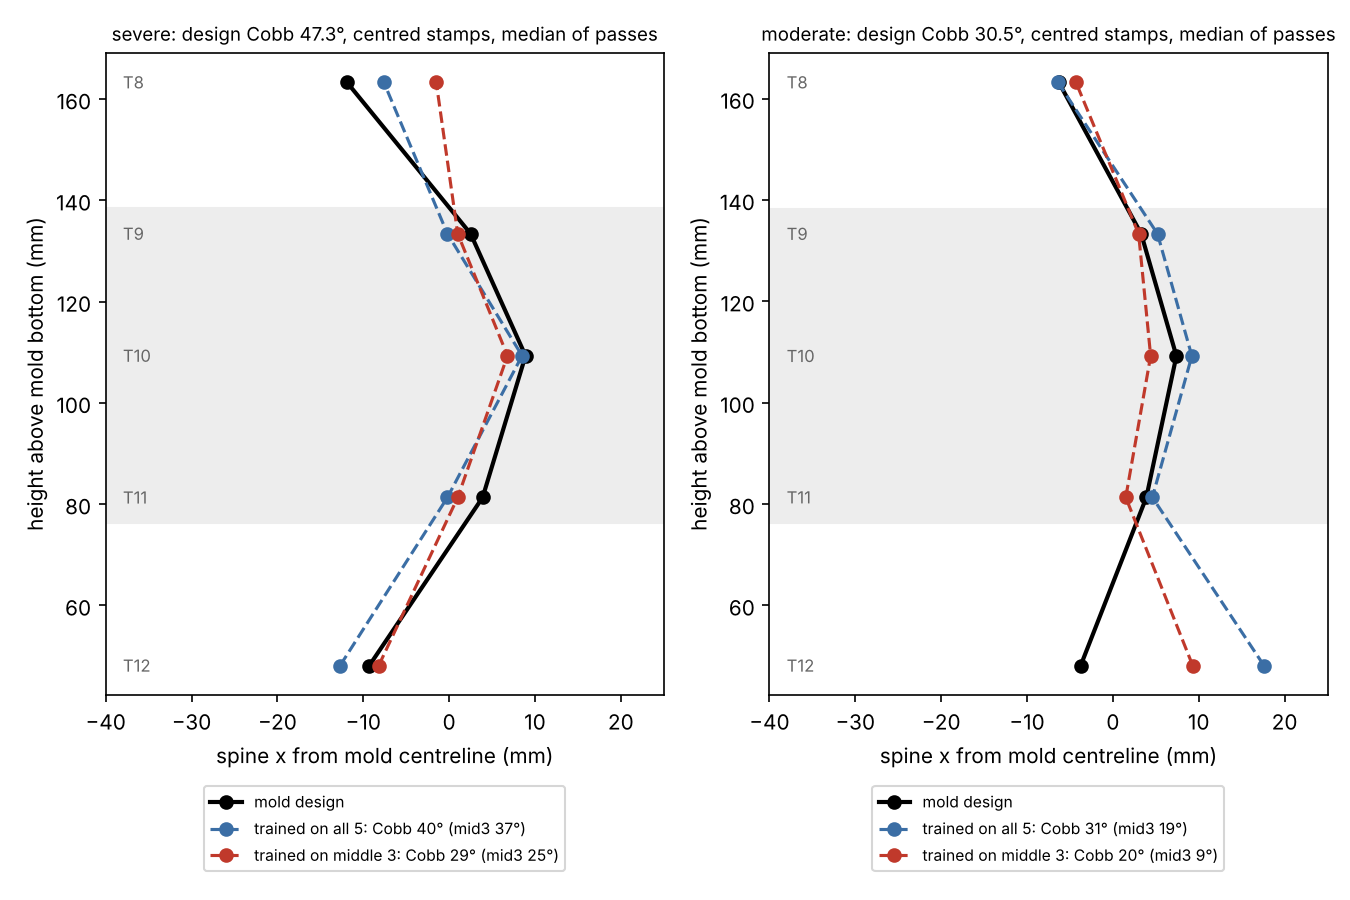

This figure's Python source:
"""Train on all 5 vertebrae vs only the middle three (T11, T10, T9), and compare on the severe mold
(each pass held out in turn) and the moderate mold (blind, centred stamps).
Phase between recorded ul and dr only (the only two discs healthy on 11-22, 11-23 and 11-25).
Run from pc/ with final_data present: python ../analysis/severe_2026-11-23/middle_three.py"""
import sys
from pathlib import Path

import numpy as np
import pandas as pd

sys.path.insert(0, ".")
from piezo import locate  # noqa: E402
from locator import stamps, levels  # noqa: E402
from cobb import fit_segments  # noqa: E402

OUT = Path("../analysis/severe_2026-11-23")
MID = ["T11", "T10", "T9"]
LV = ["T12", "T11", "T10", "T9", "T8"]

tr, fe = locate.load("final_data", "cw90", ["dl", "ur"])
h = stamps(tr, ["healthy_vertebra"])
s = stamps(tr, ["severe_scoliosis"]); s = s[s.session == "2026-11-23"].reset_index(drop=True)
mo = stamps(tr, ["mod_scoliosis"]).reset_index(drop=True)
for d in (h, s, mo):
    d["level"] = levels(d)[0]

Xh, _, ch, fr = locate.relphase_matrix(fe, h.trial_id)
F = lambda d: locate.relphase_matrix(fe, d.trial_id, ch, fr)[0]  # noqa: E731
Xs, Xm = F(s), F(mo)
sx, sy = locate.mold("severe")
S = dict(zip(locate.LEVELS, sx))
h["label"] = h.x_mm.astype(float)                       # aligned spine ~ centreline
s["label"] = s.x_mm - s.level.map(S)                    # head relative to that vertebra
s["spine_true"] = s.level.map(S)
mx, my = locate.mold("moderate"); M = dict(zip(locate.LEVELS, mx)); MY = dict(zip(locate.LEVELS, my))
SY = dict(zip(locate.LEVELS, sy))


def fit(hm, sm):
    """Ridge on the healthy rows hm and severe rows sm, with shrinkage calibration from grouped CV."""
    X = np.vstack([Xh[hm], Xs[sm]]); y = np.r_[h.label[hm], s.label[sm]]
    g = np.r_[[f"h{v:g}" for v in h.y_mm[hm]], [f"s{v:g}" for v in s.y_mm[sm]]]
    raw = locate.grouped_cv(X, y, g); sl, ic = np.polyfit(y, raw, 1)
    m = locate.ridge_fit(X, y, locate.pick_alpha(X, y, g))
    return lambda Z: (locate.ridge_predict(m, Z) - ic) / sl, float(np.mean(np.abs((raw - ic) / sl - y)))


def cobb(levels_, x, ymap, use):
    k = [LV.index(l) for l in use]
    yy = np.array([ymap[LV[i]] for i in k]); return fit_segments(yy, np.asarray(x)[k])[0]


rows = []
for train_name, keep in [("all 5", LV), ("middle 3", MID)]:
    hm = h.level.isin(keep).to_numpy()
    # severe: hold out each pass (repeat) in turn
    sev = []
    for r in sorted(s.repeat.unique()):
        sm = (s.level.isin(keep) & (s.repeat != r)).to_numpy()
        pred, _ = fit(hm, sm)
        te = (s.repeat == r).to_numpy()
        sev.append(s[te].assign(pred=pred(Xs[te])))
    sev = pd.concat(sev); sev["spine"] = sev.x_mm - sev.pred; sev["err"] = sev.pred - sev.label
    pred, cv = fit(hm, s.level.isin(keep).to_numpy())
    mod = mo.assign(spine=mo.x_mm - pred(Xm))
    mod["err"] = mod.spine - mod.level.map(M)
    for case, d, ymap, design in [("severe", sev, SY, S), ("moderate", mod, MY, M)]:
        cen = d[d.x_mm == 0]
        tab = cen.pivot_table(index="level", columns="repeat", values="spine").reindex(LV)
        for p in list(tab.columns) + ["median"]:
            v = tab.median(axis=1) if p == "median" else tab[p]
            rows.append({"trained on": train_name, "case": case, "pass": p,
                         **{l: round(float(v[l]), 1) for l in LV},
                         "Cobb 5": round(cobb(LV, v, ymap, LV), 1), "Cobb mid3": round(cobb(LV, v, ymap, MID), 1)})
        for scope, sel in [("all 5", LV), ("middle 3", MID)]:
            dd = d[d.level.isin(sel)]
            rows.append({"trained on": train_name, "case": case, "pass": f"MAE {scope}",
                         "Cobb 5": round(float(dd.err.abs().mean()), 1),
                         "Cobb mid3": round(float(dd[dd.x_mm == 0].err.abs().mean()), 1)})
    print(f"trained on {train_name}: {hm.sum()} healthy + {s.level.isin(keep).sum()} severe stamps, CV MAE {cv:.2f} mm")

res = pd.DataFrame(rows)
for case, ymap, design in [("severe", SY, S), ("moderate", MY, M)]:
    v = pd.Series(design)
    print(f"\n{case.upper()} design spine {[design[l] for l in LV]}  Cobb 5 {cobb(LV, v, ymap, LV):.1f}  "
          f"Cobb mid3 {cobb(LV, v, ymap, MID):.1f}")
    print(res[res.case == case].drop(columns="case").to_string(index=False))
print("\n'MAE' rows: Cobb 5 column = mean abs spine error of all stamps in scope (mm), Cobb mid3 column = "
      "same for centred stamps only")
res.to_csv(OUT / "middle_three.csv", index=False)

# figure: centred-stamp medians vs design for both training sets
import matplotlib  # noqa: E402
matplotlib.use("Agg")
import matplotlib.pyplot as plt  # noqa: E402
fig, axs = plt.subplots(1, 2, figsize=(9, 6), sharey=False)
for ax, (case, ymap, design) in zip(axs, [("severe", SY, S), ("moderate", MY, M)]):
    yy = [ymap[l] for l in LV]
    ax.plot([design[l] for l in LV], yy, "k-o", lw=2, label="mold design")
    for (tn, c) in [("all 5", "#3b6ea5"), ("middle 3", "#c0392b")]:
        r = res[(res.case == case) & (res["trained on"] == tn) & (res["pass"] == "median")].iloc[0]
        ax.plot([r[l] for l in LV], yy, "o--", color=c,
                label=f"trained on {tn}: Cobb {r['Cobb 5']:.0f}° (mid3 {r['Cobb mid3']:.0f}°)")
    ax.axhspan(min(ymap[l] for l in MID) - 5, max(ymap[l] for l in MID) + 5, color="0.93", zorder=0)
    for l, y_ in zip(LV, yy):
        ax.text(ax.get_xlim()[0] if False else -38, y_, l, va="center", fontsize=8, color="0.4")
    ax.set(xlim=(-40, 25), xlabel="spine x from mold centreline (mm)", ylabel="height above mold bottom (mm)",
           title=f"{case}: design Cobb {cobb(LV, pd.Series(design), ymap, LV):.1f}°, centred stamps, median of passes")
    ax.legend(fontsize=7.5, loc="upper center", bbox_to_anchor=(0.5, -0.13)); ax.title.set_fontsize(9)
fig.tight_layout(); fig.savefig(OUT / "middle_three.png", dpi=150)
print(f"-> {OUT}/middle_three.csv, middle_three.png")
